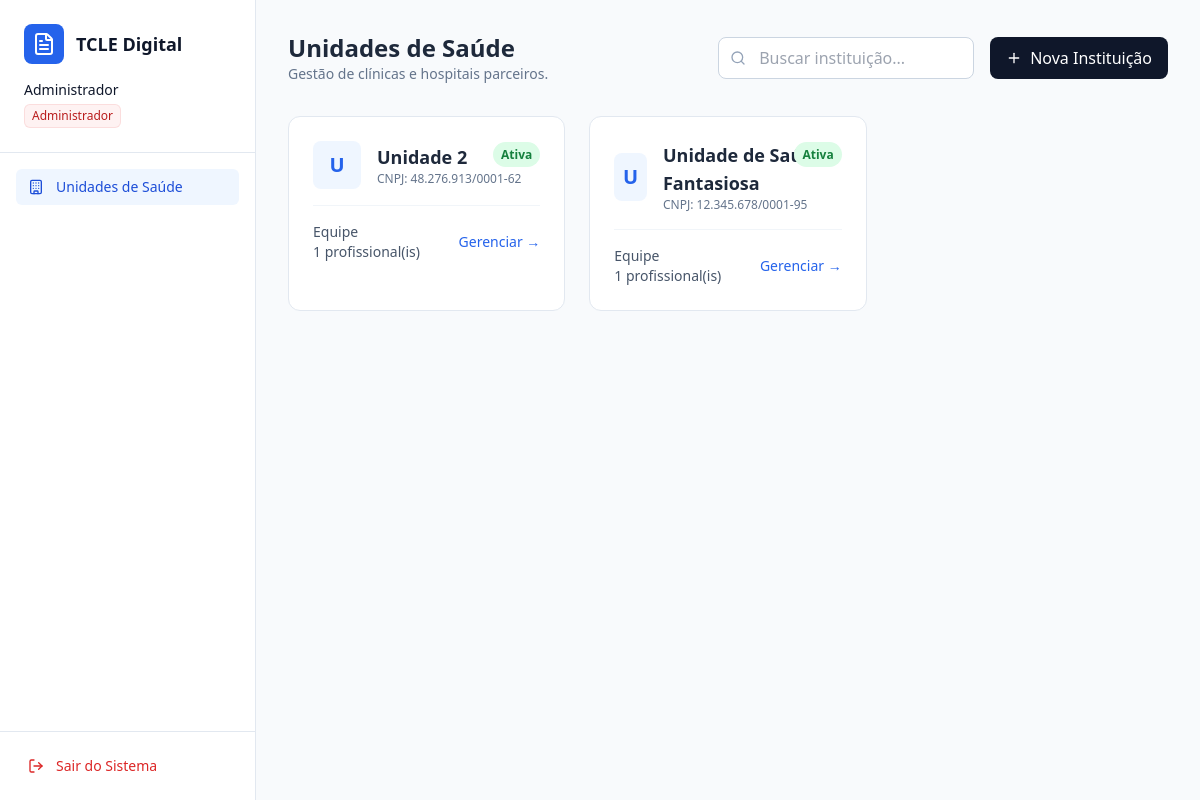
/painel-adm/ (signed in), run on the app's committed database.
### usuarios/models.py (models this page shows, shortened)
class Usuario(AbstractUser):
    PERFIL_CHOICES = [
        ('ADM', 'Administrador Geral'),
        ('COORDENADOR', 'Coordenador da Instituição'),
        ('PADRAO', 'Usuário Padrão (Profissional de Saúde)'),
    ]
    perfil = models.CharField('Nível de Acesso', max_length=20, choices=PERFIL_CHOICES, default='PADRAO')
    profissao = models.CharField('Profissão', max_length=100, blank=True, null=True)
    primeiro_acesso = models.BooleanField('Primeiro Acesso', default=True) # Trava de segurança
    instituicao = models.ForeignKey(
        Instituicao,
        on_delete=models.CASCADE,
        related_name='funcionarios',
        blank=True,
        null=True,
        help_text='Deixar em branco apenas se o perfil for Administrador Geral (ADM).'
    )

class Instituicao(models.Model):
    nome = models.CharField('Nome da Instituição', max_length=255)
    cnpj = models.CharField('CNPJ', max_length=18, unique=True, blank=True, null=True)
    telefone = models.CharField('Telefone', max_length=20, blank=True, null=True)
    ativo = models.BooleanField('Instituição Ativa', default=True)
    criado_em = models.DateTimeField(auto_now_add=True)
    class Meta:
        verbose_name = 'Instituição'
        verbose_name_plural = 'Instituições'

### usuarios/views.py (the view, shortened to what this page needs)
# urls.py: path('painel-adm/', views.painel_adm, name='painel_adm'),
@login_required
@user_passes_test(eh_admin, login_url='dashboard')
def painel_adm(request):
    request.session.pop('instituicao_ativa_id', None)
    instituicoes = Instituicao.objects.all().order_by('-criado_em')
    return render(request, 'usuarios/painel_adm.html', {'instituicoes': instituicoes})

### usuarios/context_processors.py (called while the page is built)
def unidade_ativa_processor(request):
    if not request.user.is_authenticated:
        return {}
    is_admin = eh_admin_geral(request.user)
    unidade_ativa = get_instituicao_contexto(request) if is_admin else None
    return {
        'eh_admin_geral': is_admin,
        'unidade_ativa': unidade_ativa,
    }

### usuarios/utils.py (called while the page is built)
def eh_admin_geral(user):
    return user.is_authenticated and (user.perfil == 'ADM' or user.is_superuser)

def get_instituicao_contexto(request):
    user = request.user
    if eh_admin_geral(user):
        inst_id = request.session.get('instituicao_ativa_id')
        if not inst_id:
            return None
        return Instituicao.objects.filter(id=inst_id).first()
    return user.instituicao

### usuarios/views.py (called while the page is built)
def eh_admin(user):
    return eh_admin_geral(user)

### usuarios/templates/usuarios/painel_adm.html (shortened to what this page needs)
{% extends 'usuarios/base.html' %}
{% block content %}
<div class="p-8">
    <div class="flex justify-between items-center mb-8">
        <div>
            <h1 class="text-2xl font-bold text-slate-800">Unidades de Saúde</h1>
            <p class="text-slate-500 text-sm">Gestão de clínicas e hospitais parceiros.</p>
        </div>
        <div class="flex gap-4">
            <div class="relative">
                <i data-lucide="search"
                    class="absolute left-3 top-1/2 transform -translate-y-1/2 w-4 h-4 text-slate-400"></i>
                <input type="text" id="searchInput" placeholder="Buscar instituição..."
                    class="pl-10 pr-4 py-2 border border-slate-300 rounded-lg focus:ring-2 focus:ring-blue-600 outline-none w-64">
            </div>
            <button onclick="document.getElementById('modalNovaInst').classList.remove('hidden')"
                class="bg-slate-900 text-white px-4 py-2 rounded-lg hover:bg-slate-800 transition-colors flex items-center gap-2">
                <i data-lucide="plus" class="w-4 h-4"></i> Nova Instituição
            </button>
        </div>
    </div>
    <div class="grid grid-cols-1 md:grid-cols-2 lg:grid-cols-3 gap-6" id="gridCards">
        {% for inst in instituicoes %}
        <a href="{% url 'entrar_unidade' inst.id %}"
            class="group block bg-white border border-slate-200 rounded-xl p-6 hover:shadow-lg transition-shadow cursor-pointer relative">
            <div class="absolute top-6 right-6">
                {% if inst.ativo %}
                <span class="bg-green-100 text-green-700 text-xs font-bold px-2 py-1 rounded-full">Ativa</span>
                {% else %}
                <span class="bg-red-100 text-red-700 text-xs font-bold px-2 py-1 rounded-full">Inativa</span>
                {% endif %}
            </div>
            <div class="flex items-center gap-4 mb-4">
                <div
                    class="w-12 h-12 rounded-lg bg-blue-50 text-blue-600 flex items-center justify-center font-bold text-xl">
                    {{ inst.nome|make_list|first }}
                </div>
                <div>
                    <h3 class="text-lg font-bold text-slate-800">{{ inst.nome }}</h3>
                    <p class="text-xs text-slate-500">CNPJ: {{ inst.cnpj|default:"Não informado" }}</p>
                </div>
            </div>
            <div class="border-t border-slate-100 pt-4 mt-4 flex justify-between items-center">
                <div class="text-sm text-slate-600">
                    <span class="block font-medium">Equipe</span>
                    {{ inst.funcionarios.count }} profissional(is)
                </div>
                <span class="text-blue-600 group-hover:text-blue-800 text-sm font-medium">
                    Gerenciar <span aria-hidden="true">&rarr;</span>
                </span>
            </div>
        </a>
        {% empty %}
        <div
            class="col-span-full py-12 text-center text-slate-500 bg-slate-50 rounded-xl border border-dashed border-slate-300">
            Nenhuma instituição cadastrada ainda. Clique no botão acima para começar.
        </div>
        {% endfor %}
    </div>
</div>
{% endblock %}

### usuarios/templates/usuarios/base.html (shortened to what this page needs)
<!DOCTYPE html>
<html lang="pt-br">
<head>
    <script src="https://cdn.tailwindcss.com"></script>
</head>
<body class="bg-slate-50 text-slate-900 h-screen flex overflow-hidden">
    <aside class="w-64 bg-white border-r border-slate-200 h-screen flex flex-col">
        <div class="p-6 border-b border-slate-200">
            <div class="flex items-center gap-3 mb-4">
                <div class="bg-blue-600 p-2 rounded-lg">
                    <i data-lucide="file-text" class="w-6 h-6 text-white"></i>
                </div>
                <h2 class="font-semibold text-lg">TCLE Digital</h2>
            </div>
            <div class="space-y-1">
                <p class="text-sm font-medium text-slate-900">{{ request.user.first_name|default:"Administrador" }}</p>
                {% if request.user.perfil == 'ADM' or request.user.is_superuser %}
                <span
                    class="inline-flex items-center rounded-md bg-red-50 px-2 py-1 text-xs font-medium text-red-700 ring-1 ring-inset ring-red-600/10">Administrador</span>
                {% elif request.user.perfil == 'COORDENADOR' %}
                <span
                    class="inline-flex items-center rounded-md bg-purple-50 px-2 py-1 text-xs font-medium text-purple-700 ring-1 ring-inset ring-purple-600/10">Coordenador</span>
                {% else %}
                <span
                    class="inline-flex items-center rounded-md bg-blue-50 px-2 py-1 text-xs font-medium text-blue-700 ring-1 ring-inset ring-blue-700/10">Usuário
                    Padrão</span>
                {% endif %}
            </div>
        </div>
        <nav class="flex-1 p-4 space-y-1 overflow-y-auto">
            {% if eh_admin_geral and not unidade_ativa %}
            <a href="{% url 'painel_adm' %}"
                class="flex items-center w-full px-3 py-2 text-sm font-medium rounded-md bg-blue-50 text-blue-700">
                <i data-lucide="building" class="w-4 h-4 mr-3"></i> Unidades de Saúde
            </a>
            {% endif %}
        </nav>
        <div class="p-4 border-t border-slate-200">
            <form action="{% url 'logout' %}" method="post">
                <button type="submit"
                    class="flex items-center w-full px-3 py-2 text-sm font-medium rounded-md text-red-600 hover:bg-red-50 hover:text-red-700">
                    <i data-lucide="log-out" class="w-4 h-4 mr-3"></i> Sair do Sistema
                </button>
            </form>
        </div>
    </aside>
    <main class="flex-1 overflow-y-auto">
        {% block content %}
        {% endblock %}
    </main>
</body>
</html>

### data on the page
Usuario: user.first_name "Administrador"
Instituicao: ativo "Ativa", nome|make_list "U", nome "Unidade 2", cnpj "48.276.913/0001-62", funcionarios.count "1"
Instituicao: ativo "Ativa", nome|make_list "U", nome "Unidade de Saúde Fantasiosa", cnpj "12.345.678/0001-95", funcionarios.count "1"
